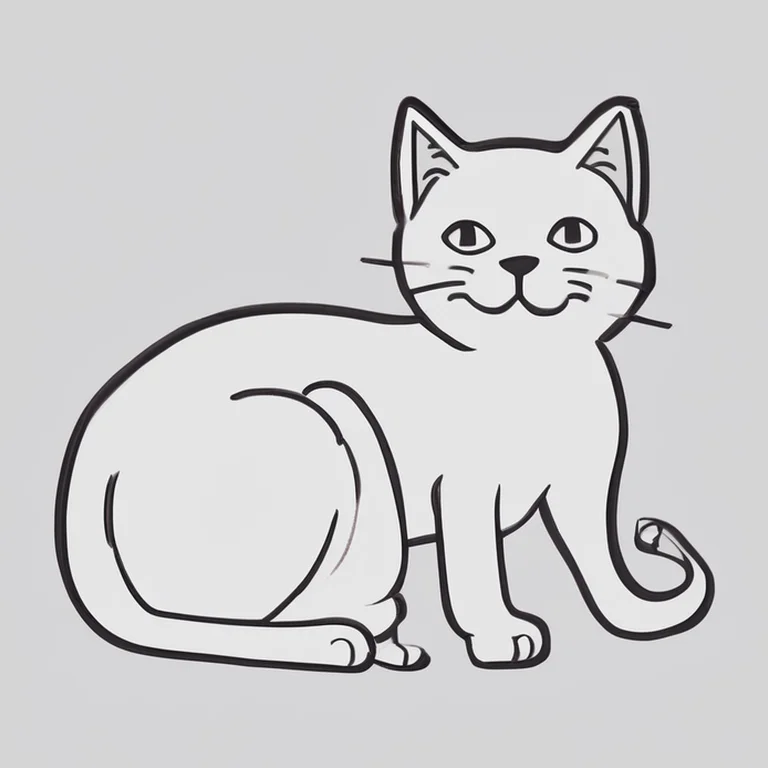
#> input picture e2e8/photo-02-cat-medium/candidate-0.webp, 768 x 768 px
$ python -i quality.py   (imports and definitions only)
#> lines starting #> are read from the running program, lines starting #| are printed output that depends on the picture; after the words box and inside, x2 and y2 are one past the last pixel; in counts of white or black regions, pixels touching at a corner belong together
#> further down, picture is the input picture: PIL image 768x768 RGB; mean R, G, B 205.7, 205.3, 206.3
"""A rough, explainable score for how clean a line drawing is. No GPU needed.

The pipeline needs drawings a beginner can copy and a tracer can turn into 6 to 60 strokes:
dark connected outlines on white, without specks, shading, solid fills or color. This scores exactly
those problems so candidates and prompts can be compared automatically. A person should still
look at the images; the score only ranks them.
"""

from __future__ import annotations

import numpy as np
from PIL import Image
from scipy import ndimage

INK_LEVEL = 128  # gray value below this counts as ink
SPECK_PX = 30  # ink blobs smaller than this are specks (the tracer drops them as noise)
MAX_CLEAN_INK = 0.15  # more ink than this (share of the page) means solid fills or dense hatching
MIN_INK = 0.005  # less than this means an (almost) empty page
MAX_COLOR = 0.15  # mean chroma of the drawn pixels above this means a colored drawing, not line art
MAX_SOLID_INK = 0.35  # more ink than this is a mostly black page (a dragon drawn as black shapes), never line art


# [46 lines left out: function line_metrics, not called in this run]


SYMMETRY_SIZE = 192  # the drawing is compared with its mirror image at this size (fast, and forgiving of a pixel)
SYMMETRY_SLACK_PX = 3  # at that size, ink within this distance of the mirrored ink counts as matching


# [15 lines left out: function symmetry, not called in this run]


SUBJECTS_SIZE = 192  # separate_subjects works on the drawing at this size
SUBJECTS_JOIN_PX = 2  # at that size, ink this close counts as one shape (8 px at full size)
SUBJECTS_MIN_SHARE = 0.08  # a shape whose box covers at least this share of the whole drawing's box is a subject


def _subject_boxes(image: Image.Image) -> tuple[np.ndarray, list[tuple[int, int, int, int, int]]]:
    """The drawing's separate big shapes, at SUBJECTS_SIZE: a label map, and each shape's (top, bottom, left, right,
    label), biggest first. A shape lying mostly inside a bigger one (a window inside a house, a mug's inner mark)
    doesn't count."""
    gray = np.asarray(image.convert("L").resize((SUBJECTS_SIZE, SUBJECTS_SIZE)), dtype=np.uint8)
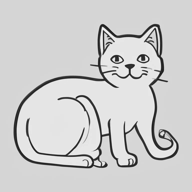
#> gray: shape (192, 192); min 22, max 248, mean 205.5
    ink = gray < INK_LEVEL
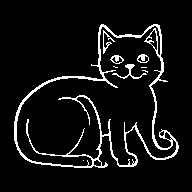
#> ink: shape (192, 192) bool; 7.3% white in thin lines or dots, all inside (x1, y1, x2, y2) = (14, 24, 179, 168)
    if ink.sum() < 10:
        return np.zeros_like(ink, dtype=int), []
    labels, _ = ndimage.label(ndimage.binary_dilation(ink, iterations=SUBJECTS_JOIN_PX))
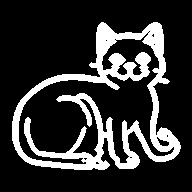
#> labels: shape (192, 192) int32; values 0 (black) and 1 (white), 19.9% white; 1 white region, box (x1, y1, x2, y2) and area: (12, 22, 181, 170) 7322
    rows, cols = np.nonzero(ink)
#> rows = 2681 values from 24 to 167; cols = 2681 values, max 178 at index 1988, min 14 at index 1464, mean 106.7
    whole = (np.ptp(rows) + 1) * (np.ptp(cols) + 1)
#> whole = 23760
    boxes = [(s[0].start, s[0].stop, s[1].start, s[1].stop, i + 1) for i, s in enumerate(ndimage.find_objects(labels))]
#> boxes = [(22, 170, 12, 181, 1)]

    def area(b) -> int:
        return (b[1] - b[0]) * (b[3] - b[2])

    def mostly_inside(a, b) -> bool:
        overlap = max(0, min(a[1], b[1]) - max(a[0], b[0])) * max(0, min(a[3], b[3]) - max(a[2], b[2]))
        return overlap >= 0.5 * area(a)

    big = [b for b in boxes if area(b) >= SUBJECTS_MIN_SHARE * whole]
#> big = [(22, 170, 12, 181, 1)]
    top = [b for b in big if not any(b is not o and area(o) > area(b) and mostly_inside(b, o) for o in big)]
#> top = [(22, 170, 12, 181, 1)]
    return labels, sorted(top, key=area, reverse=True)


# [6 lines left out: function separate_subjects, not called in this run]


def biggest_subject(image: Image.Image) -> Image.Image | None:
    """The drawing's biggest separate shape alone, centered on a blank page of the same colour, or None when the
    drawing has just one. The last resort when every draft drew several subjects: "a car" once came back as a sheet
    of six cars in both drafts, and one car makes a far better lesson than six. (fit_to_page then scales it up.)"""
    labels, boxes = _subject_boxes(image)
#> boxes = [(22, 170, 12, 181, 1)]
    if len(boxes) < 2:
        return None
    rgb = image.convert("RGB")
    width, height = rgb.size
    top, bottom, left, right, _ = boxes[0]
    sy, sx = height / SUBJECTS_SIZE, width / SUBJECTS_SIZE
    box = (int(left * sx), int(top * sy), int(right * sx), int(bottom * sy))
    pixels = np.asarray(rgb).copy()
    drawn = np.asarray(rgb.convert("L")) < 200
    page = np.median(pixels[~drawn], axis=0) if (~drawn).any() else np.array([255, 255, 255])
    # The other subjects' ink goes, even where an edge pokes into this one's box (the next car's roof). Details
    # inside this one that aren't joined to its outline (windows, eyes) are separate shapes too, and stay.
    others = np.isin(labels, [b[4] for b in boxes[1:]]).astype(np.uint8) * 255
    pixels[np.asarray(Image.fromarray(others).resize((width, height))) > 0] = page.astype(np.uint8)
    # A fresh page, not the old one with the other shapes painted over: that left their faint gray edges behind.
    alone = Image.new("RGB", (width, height), tuple(int(v) for v in page))
    alone.paste(Image.fromarray(pixels).crop(box), ((width - (box[2] - box[0])) // 2, (height - (box[3] - box[1])) // 2))
    return alone

>>> from PIL import Image
>>> picture = Image.open('../../e2e8/photo-02-cat-medium/candidate-0.webp')
>>> result = biggest_subject(picture)
